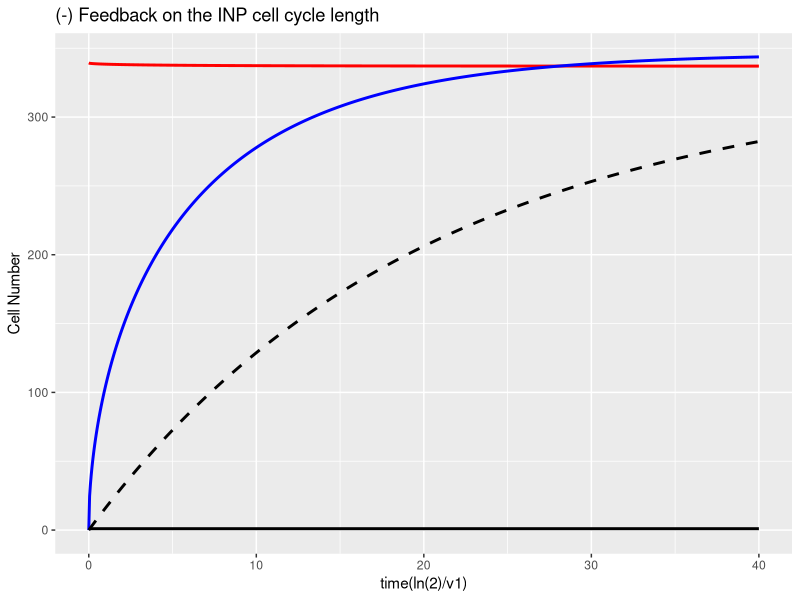

Reproduce this figure in R.
# Cell Lineages and the Logic of Proliferative Control by Arthur Lander, Kimberly K. Gokoffski,...
#Nofeedback <- function(times, y, parms) {
#  dX0 <- (2*p0-1)*v0*X[0]
#  dX1 <- 2*(1-p0)*v0*X[0]+(2*p1-1)*v1*X[1]
#  dX2 <- 2*(1-p1)*v1*X[1]-d*X[2]
#  list(c(dx0, dx1, dx2))
#}
# Feedback control on v1->v1/(1+h*y[2]) (Figure 1B-C) Using Euler's method

library(deSolve)
library(ggplot2)

# Set parameters
T <- 40 
dt <- 0.05  
N <- T/dt

v1bar <- 1/log(2)
v0 <- 0.128*v1bar
p0 <- 0.5
p1 <- 0.495
d <- 0.0372*v1bar
h <- 0.0734

#Initialize vector t and v
t=rep(0,N) #(0:dt:T)
t[1] <- 0
v1=rep(0,N)

#Initial conditions without feedback
y0=rep(0,N)
y1=rep(0,N)
y2=rep(0,N)
y0[1] <- 1
y1[1] <- 11.3
y2[1] <- 0

#Initial conditions with feedback on v1
x0=rep(0,N)
x1=rep(0,N)
x2=rep(0,N)
x0[1] <- 1
x1[1] <- 339.311
x2[1] <- 0

# Without feedback 
for (i in 1:N)
{
  y0[i+1]= y0[i]+dt*((2*p0-1)*v0*y0[i])
  y1[i+1] = y1[i]+dt*(2*(1-p0)*v0*y0[i]+(2*p1-1)*v1bar*y1[i])
  y2[i+1] = y2[i]+dt*(2*(1-p1)*v1bar*y1[i]-d*y2[i])
  t[i+1] = t[i]+dt
}

# With feedback on v1
for (i in 1:N)
{ v1[i]=v1bar/(1+h*x2[i]);
  x0[i+1]= x0[i]+dt*((2*p0-1)*v0*x0[i])
  x1[i+1] = x1[i]+dt*(2*(1-p0)*v0*x0[i]+(2*p1-1)*v1[i]*x1[i])
  x2[i+1] = x2[i]+dt*(2*(1-p1)*v1[i]*x1[i]-d*x2[i])
  t[i+1] = t[i]+dt
}

df <- data.frame(t,x0,x1,x2,y2)

require(ggplot2)
Figure3C <- ggplot(df, aes(t)) +
  geom_line(aes(y=x0), colour="black", lwd = 1, show.legend=TRUE) +
  geom_line(aes(y=x1), colour="red", lwd = 1, show.legend=TRUE) +
  geom_line(aes(y=x2), colour="blue", lwd = 1, show.legend=TRUE) +
  geom_line(aes(y=y2), colour="black", lwd = 1, lty=2, show.legend=TRUE)


Figure3C + labs(title="(-) Feedback on the INP cell cycle length", x="time(ln(2)/v1)", y="Cell Number") 
